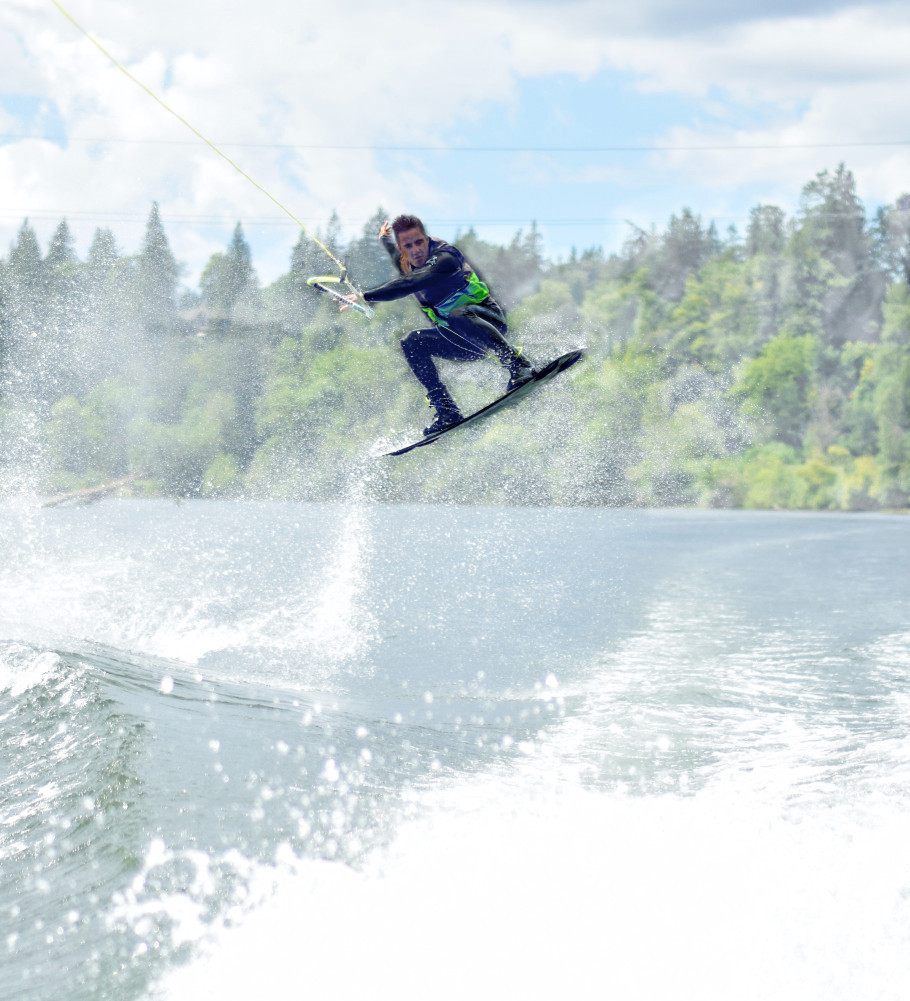
#> input picture opencv/commercial/Instructions/CV_Fundamentals/thresholding/wakeboard.jpg, 910 x 1001 px
$ python thresholding.py
#> lines starting #> are read from the running program, lines starting #| are printed output that depends on the picture; after the words box and inside, x2 and y2 are one past the last pixel; in counts of white or black regions, pixels touching at a corner belong together
import cv2
import numpy as np

wake = cv2.imread( "wakeboard.jpg" )
#> wake is the input picture: shape (1001, 910, 3); mean B, G, R 221.7, 219.1, 208.4
whale = cv2.imread( "whale.jpg" )
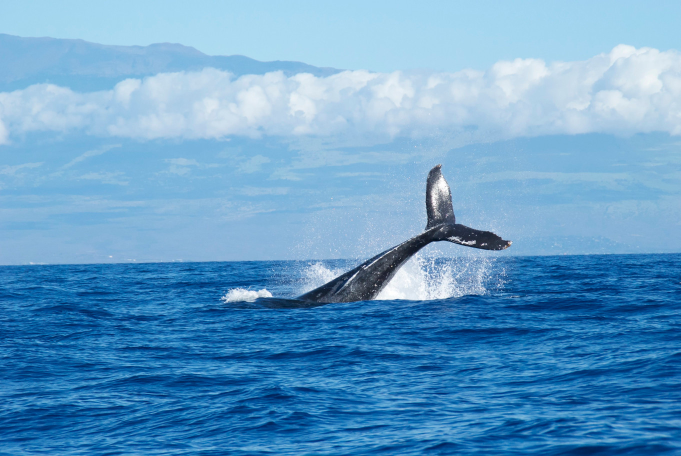
#> input picture opencv/commercial/Instructions/CV_Fundamentals/thresholding/whale.jpg, 1362 x 912 px (shown at 1/2 size)
#> whale is the input picture: shape (912, 1362, 3); mean B, G, R 199.8, 158, 101.6

gray = cv2.cvtColor( wake, cv2.COLOR_BGR2GRAY )
ret, mask = cv2.threshold( gray, 130, 255, cv2.THRESH_BINARY_INV ) # 119
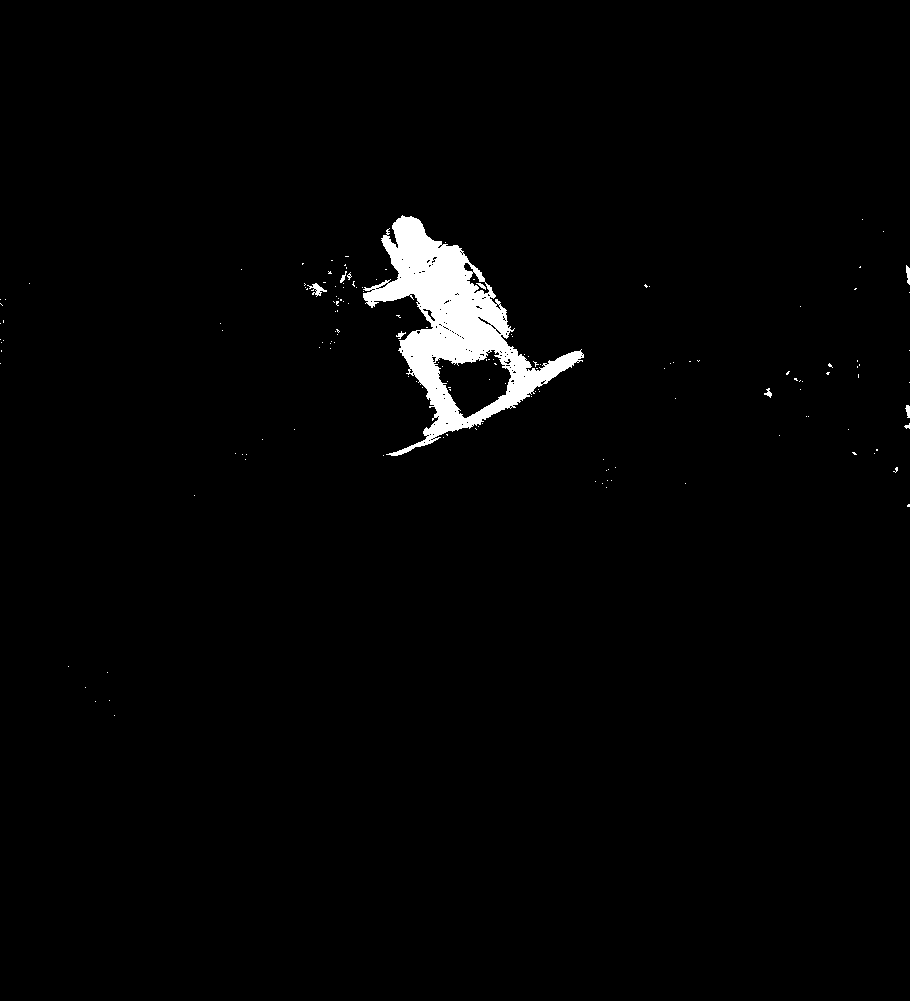
#> mask: shape (1001, 910); 1.8% white; 155 white regions (146 under 20 px), largest, box (x1, y1, x2, y2) and area: (363, 215, 584, 456) 15979, (307, 283, 327, 297) 107, (906, 265, 910, 285) 57

# ROI
lu = (280, 170)
rb = (600, 490)
w = rb[0] - lu[0]
h = rb[1] - lu[1]

roi_mask = mask[ lu[1]:rb[1], lu[0]:rb[0] ]
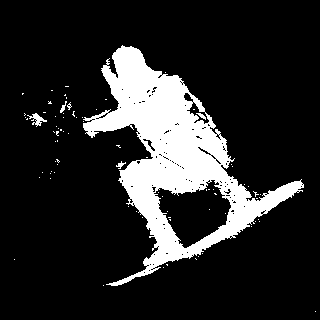
#> roi_mask: shape (320, 320); 16% white; 80 white regions (75 under 20 px), largest, box (x1, y1, x2, y2) and area: (83, 45, 304, 286) 15979, (27, 113, 47, 127) 107, (60, 101, 67, 113) 33, (116, 161, 126, 169) 33, (196, 113, 206, 120) 29
roi_wake = wake[ lu[1]:rb[1], lu[0]:rb[0] ]
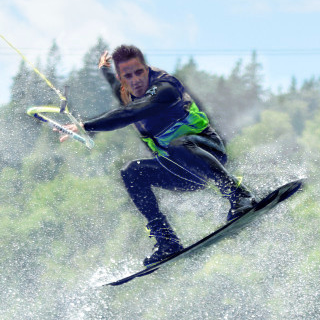
#> roi_wake: shape (320, 320, 3); mean B, G, R 183, 179.9, 164.7
roi_wake = cv2.bitwise_and( roi_wake, roi_wake, mask=roi_mask )
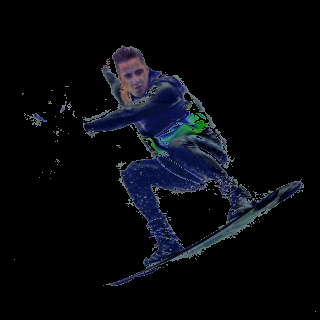
#> roi_wake: shape (320, 320, 3); mean B, G, R 13.5, 9.1, 7.5

# upper left corner of region in whale image where we will place wakeboarder
loc = (270, 60)
roi_whale = whale[ loc[1]:loc[1]+ h , loc[0]:loc[0] + w ]
roi_whale = cv2.bitwise_and( roi_whale, roi_whale, mask=cv2.bitwise_not(roi_mask) )
roi_whale = cv2.add( roi_whale, roi_wake )
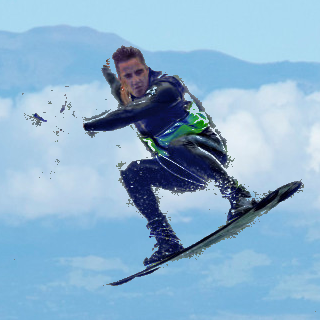
#> roi_whale: shape (320, 320, 3); mean B, G, R 205.5, 177.1, 139.1
whale[ loc[1] : loc[1]+ h , loc[0]:loc[0] + w ] = roi_whale
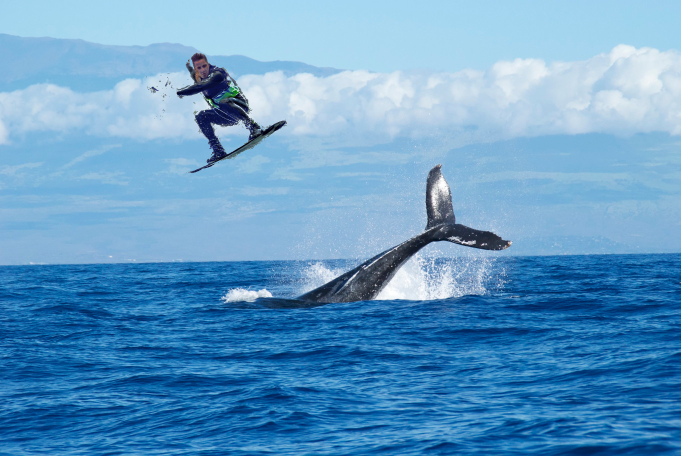
#> whale: shape (912, 1362, 3) (shown at 1/2 size); 1.32% of pixels changed, all inside (x1, y1, x2, y2) = (284, 105, 586, 372)

cv2.imshow("Internship 2016", whale)
cv2.waitKey(0)

cv2.destroyAllWindows()
